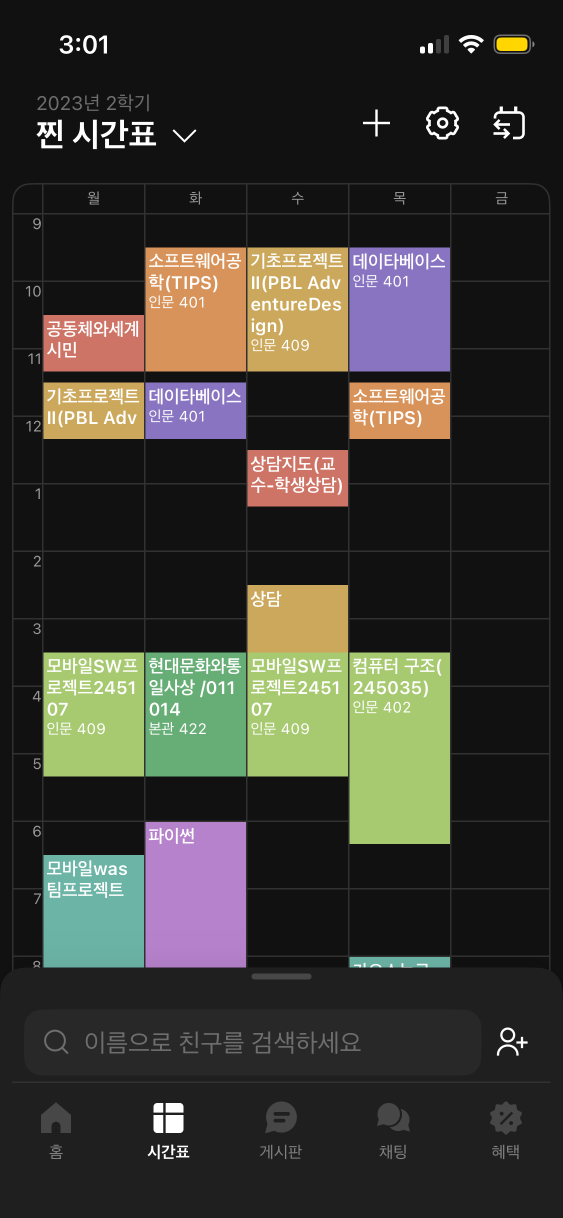
#> input picture data/everytime_samples/images/IMG_2777.PNG, 1125 x 2436 px (shown at 1/2 size); its folder holds only this picture in this run
$ python test_ocr_quick.py
#> lines starting #> are read from the running program, lines starting #| are printed output that depends on the picture
### src/services/ocr.py
"""Enhanced OCR service for Everytime schedule images.

Features:
- Korean language support
- Image preprocessing (brightness, contrast, rotation detection)
- Everytime-specific schedule parsing
- Training dataset integration
"""
import logging
import re
from io import BytesIO
from typing import List, Tuple, Optional, Dict, Any
from PIL import Image, ImageOps, ImageEnhance
import pytesseract

logger = logging.getLogger(__name__)


class OCRTimeoutError(Exception):
    """Raised when OCR parsing times out."""
    pass


class OCRFailedError(Exception):
    """Raised when OCR parsing fails."""
    pass


class EverytimeScheduleParser:
    """Parser specific to Everytime schedule images."""

    # Everytime-specific keywords (Korean + English)
    EVERYTIME_KEYWORDS = {
        # Korean
        '월': 'MONDAY',
        '화': 'TUESDAY',
        '수': 'WEDNESDAY',
        '목': 'THURSDAY',
        '금': 'FRIDAY',
        '토': 'SATURDAY',
        '일': 'SUNDAY',
        # English (full and abbreviated)
        'monday': 'MONDAY', 'mon': 'MONDAY',
        'tuesday': 'TUESDAY', 'tue': 'TUESDAY', 'tues': 'TUESDAY',
        'wednesday': 'WEDNESDAY', 'wed': 'WEDNESDAY',
        'thursday': 'THURSDAY', 'thu': 'THURSDAY', 'thurs': 'THURSDAY',
        'friday': 'FRIDAY', 'fri': 'FRIDAY',
        'saturday': 'SATURDAY', 'sat': 'SATURDAY',
        'sunday': 'SUNDAY', 'sun': 'SUNDAY',
    }

    # Time patterns
    TIME_PATTERN_KOR = r'(\d{1,2}):(\d{2})'  # HH:MM format
    TIME_RANGE_PATTERN = r'(\d{1,2}):(\d{2})\s*[-~]\s*(\d{1,2}):(\d{2})'  # HH:MM-HH:MM format

    # [100 lines left out: functions parse, _extract_times_from_line, not called in this run]


class OCRWrapper:
    """Enhanced OCR wrapper with preprocessing and Everytime support."""

    def __init__(self, library: str = "tesseract", timeout_seconds: int = 5):
        """Initialize enhanced OCR wrapper.

        Args:
            library: 'tesseract' (or 'paddleocr' in future)
            timeout_seconds: Timeout for OCR operation
        """
        self.library = library
        self.timeout_seconds = timeout_seconds
        self.schedule_parser = EverytimeScheduleParser()
        logger.info(f"Initialized enhanced OCR: {library} ({timeout_seconds}s timeout)")

    def parse_image(self, image_bytes: bytes) -> str:
        """Parse an image with preprocessing and extract text.

        Args:
            image_bytes: Image file content as bytes

        Returns:
            Extracted text from image

        Raises:
            OCRTimeoutError: If OCR exceeds timeout
            OCRFailedError: If OCR cannot parse the image
        """
        if not image_bytes:
            raise OCRFailedError("Empty image data")

        image_stream = BytesIO(image_bytes)

        try:
            # Load image from bytes
            image = Image.open(image_stream)
#> image is the input picture: PIL image 1125x2436 RGB; mean R, G, B 59.3, 58, 50.9

            # Validate image
            if image.size == (0, 0):
                logger.warning("Image has zero size")
                raise OCRFailedError("Invalid image dimensions")

            logger.debug(f"Parsing image: {image.size} {image.format}")

            # Preprocess image
            processed_image = self._preprocess_image(image)

            # Extract text with enhanced language support
            if self.library == "tesseract":
                text = self._parse_with_tesseract(processed_image)
            else:
                raise ValueError(f"Unsupported OCR library: {self.library}")

            logger.info(f"OCR successful: {len(text)} chars extracted")
            return text

        except Image.UnidentifiedImageError:
            logger.error("Invalid image format")
            raise OCRFailedError("Invalid image format - cannot identify")
        except (OCRTimeoutError, OCRFailedError):
            raise
        except Exception as e:
            logger.error(f"OCR parsing failed: {e}", exc_info=True)
            raise OCRFailedError(f"OCR parsing failed: {str(e)}")
        finally:
            image_stream.close()

    def _preprocess_image(self, image: Image.Image) -> Image.Image:
        """Preprocess image for better OCR accuracy.

        Applies:
        - RGB to grayscale conversion
        - Contrast enhancement (1.5x)
        - Brightness normalization
        - Sharpening (2.0x)
        - Auto-level normalization

        Args:
            image: PIL Image object

        Returns:
            Processed image
        """
        # Convert to grayscale for better OCR
        if image.mode != 'L':
            image = image.convert('L')
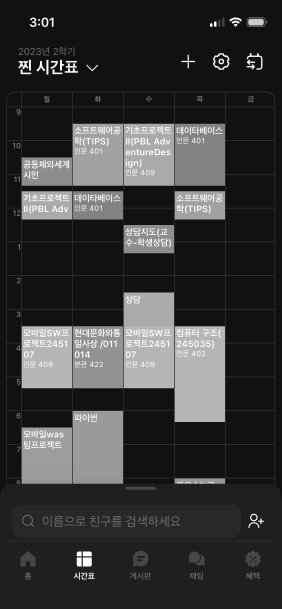
#> image: PIL image 1125x2436 L (shown at 1/4 size); min 16, max 255, mean 57.6

        # Enhance contrast
        enhancer = ImageEnhance.Contrast(image)
        image = enhancer.enhance(1.5)
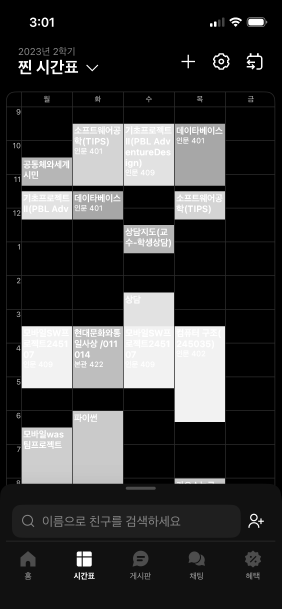
#> image: PIL image 1125x2436 L (shown at 1/4 size); min 0, max 255, mean 56.9

        # Enhance brightness
        enhancer = ImageEnhance.Brightness(image)
        image = enhancer.enhance(1.1)
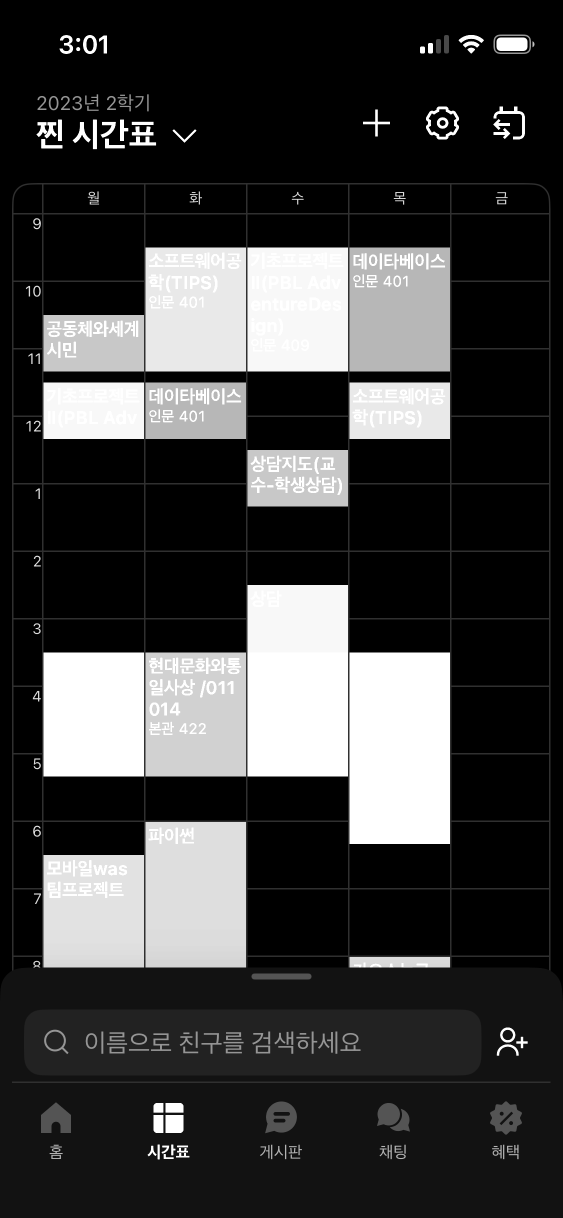
#> image: PIL image 1125x2436 L (shown at 1/2 size); min 0, max 255, mean 61.1

        # Sharpen
        enhancer = ImageEnhance.Sharpness(image)
        image = enhancer.enhance(2.0)

        # Auto-level (normalize) for better contrast
        image = ImageOps.autocontrast(image, cutoff=0)

        logger.debug("Image preprocessing completed")
        return image

    def _parse_with_tesseract(self, image: Image.Image) -> str:
        """Parse image with Tesseract OCR.

        Supports Korean language by using 'kor' language model.
        Falls back to English if Korean detection fails.

        Args:
            image: PIL Image object

        Returns:
            Extracted text

        Raises:
            OCRFailedError: If OCR fails
        """
        try:
            # Try Korean language support first
            # This requires Korean language data in Tesseract
            try:
                # Use --oem 1 (LSTM) which is better for Korean
                config = '--oem 1 -l kor+eng --psm 6'
                text = pytesseract.image_to_string(image, config=config)
                logger.debug("OCR with Korean language model (LSTM)")
            except Exception as e:
                # Fallback: Try with different PSM modes
                logger.warning(f"Korean LSTM failed: {e}, trying alternative configs...")
                try:
                    config = '-l kor+eng --psm 3'  # PSM 3: Fully automatic page segmentation with OCR
                    text = pytesseract.image_to_string(image, config=config)
                    logger.debug("OCR with alternative PSM 3 config")
                except:
                    # Final fallback to English only
                    logger.warning(f"Korean language model not available, using English only")
                    text = pytesseract.image_to_string(image, lang='eng')

            if not text or not text.strip():
                logger.warning("OCR produced empty result")

            return text

        except Exception as e:
            logger.error(f"Tesseract error: {e}")
            raise OCRFailedError(f"Tesseract error: {e}")

    def parse_schedule(self, image_bytes: bytes) -> Dict[str, Any]:
        """Parse image and extract schedule data.

        Args:
            image_bytes: Image file content as bytes

        Returns:
            Dictionary with:
            - raw_text: Raw OCR text
            - schedule: List of parsed schedule entries
            - confidence: Confidence score (0-1)

        Raises:
            OCRFailedError: If parsing fails
        """
        # Extract text
        raw_text = self.parse_image(image_bytes)

        # Parse schedule from text
        schedule = self.schedule_parser.parse(raw_text)

        # Calculate confidence based on number of entries found
        confidence = min(1.0, len(schedule) / 10.0) if schedule else 0.0

        logger.info(f"Extracted {len(schedule)} schedule entries with {confidence:.1%} confidence")

        return {
            'raw_text': raw_text,
            'schedule': schedule,
            'confidence': confidence,
            'parser': 'everytime'
        }

    # [79 lines left out: function parse_schedule_text, not called in this run]

    def extract_intervals(self, text: str) -> List[Tuple[int, int, int]]:
        """Extract time intervals (day, start, end) from text."""
        return self.parse_schedule_text(text)

    # [123 lines left out: functions _extract_days, _extract_times, extract_times, extract_days, not called in this run]


# Backward compatibility alias
class OCRService:
    """Alias for OCRWrapper for backward compatibility."""
    def __init__(self):
        self.wrapper = OCRWrapper()

    def parse_image(self, image_bytes: bytes) -> str:
        return self.wrapper.parse_image(image_bytes)

    def parse_schedule(self, image_bytes: bytes) -> Dict[str, Any]:
        return self.wrapper.parse_schedule(image_bytes)

### test_ocr_quick.py
#!/usr/bin/env python3
"""Quick OCR test on first image to guide annotation."""

import sys
from pathlib import Path
from PIL import Image

# Add project root to path
project_root = Path(__file__).parent
sys.path.insert(0, str(project_root))

from src.services.ocr import OCRWrapper

def main():
    images_dir = Path(project_root) / "data" / "everytime_samples" / "images"
    image_files = sorted(images_dir.glob("*.PNG"))

    if not image_files:
        print("❌ No images found!")
        return

    print(f"✅ Found {len(image_files)} images\n")
    print("="*70)
    print("Testing first 3 images for OCR")
    print("="*70 + "\n")

    ocr = OCRWrapper()

    for i, img_path in enumerate(image_files[:3]):
        print(f"\n📷 Image {i+1}: {img_path.name}")
        print("-" * 70)

        # Read image
        with open(img_path, 'rb') as f:
            img_bytes = f.read()

        try:
            # Parse schedule
            result = ocr.parse_schedule(img_bytes)

            print(f"✓ Raw OCR text ({len(result['raw_text'])} chars):")
            print(result['raw_text'][:300] + "..." if len(result['raw_text']) > 300 else result['raw_text'])

            print(f"\n✓ Extracted schedule ({len(result['schedule'])} entries):")
            for entry in result['schedule'][:5]:  # Show first 5
                print(f"  - {entry['day']}: {entry['start']} ~ {entry['end']}")

            print(f"\n✓ Confidence: {result['confidence']:.1%}")

        except Exception as e:
            print(f"❌ Error: {e}")

    print("\n" + "="*70)
    print("Summary Statistics")
    print("="*70)
    print(f"Total images: {len(image_files)}")
    print(f"\nNext: Create annotation files in data/everytime_samples/annotations/")
    print("Format: image_001.json, image_002.json, etc.")

if __name__ == "__main__":
    main()
#> (the call stopped at in _parse_with_tesseract, `text = pytesseract.image_to_string(image, config=config)`: pytesseract is not available in this run)

$ run again, on data/everytime_samples/images/IMG_2778.PNG
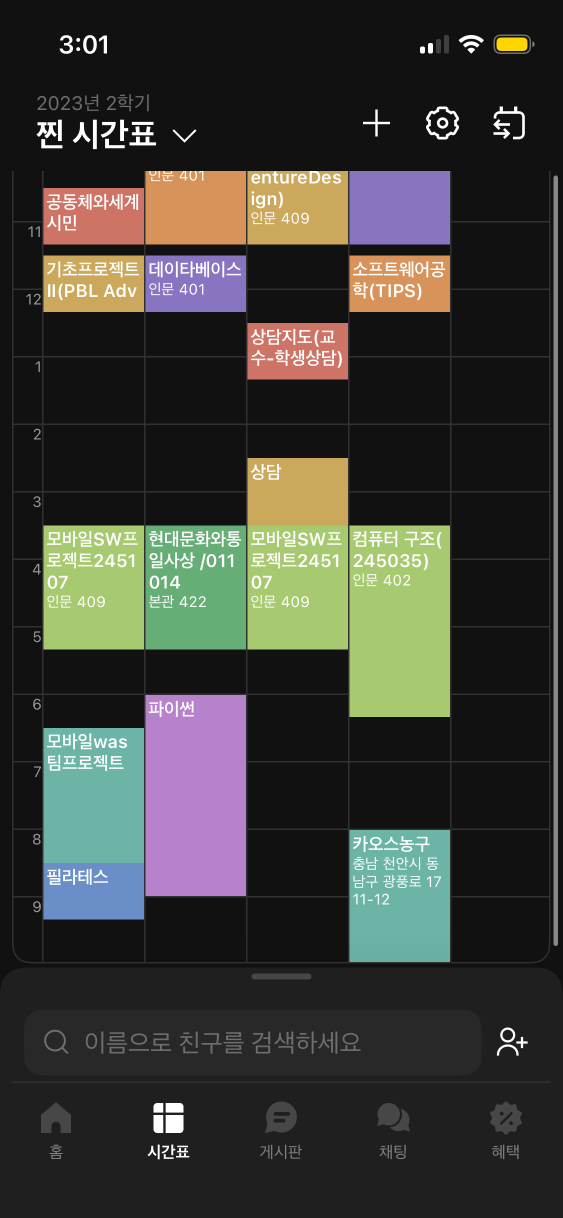
#> input picture data/everytime_samples/images/IMG_2778.PNG, 1125 x 2436 px (shown at 1/2 size)
#> in parse_image, image is the input picture: PIL image 1125x2436 RGB; mean R, G, B 60.1, 60.9, 54.9
#> in _preprocess_image, `image = image.convert('L')`:
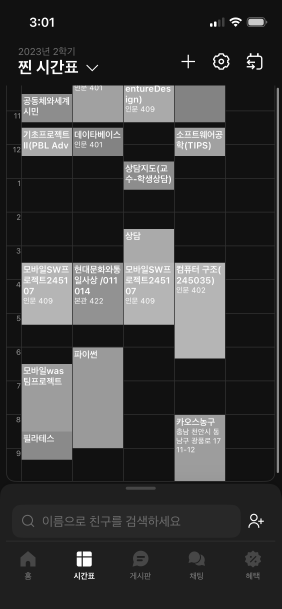
#> image: PIL image 1125x2436 L (shown at 1/4 size); min 16, max 255, mean 60
#> in _preprocess_image, `image = enhancer.enhance(1.1)`:
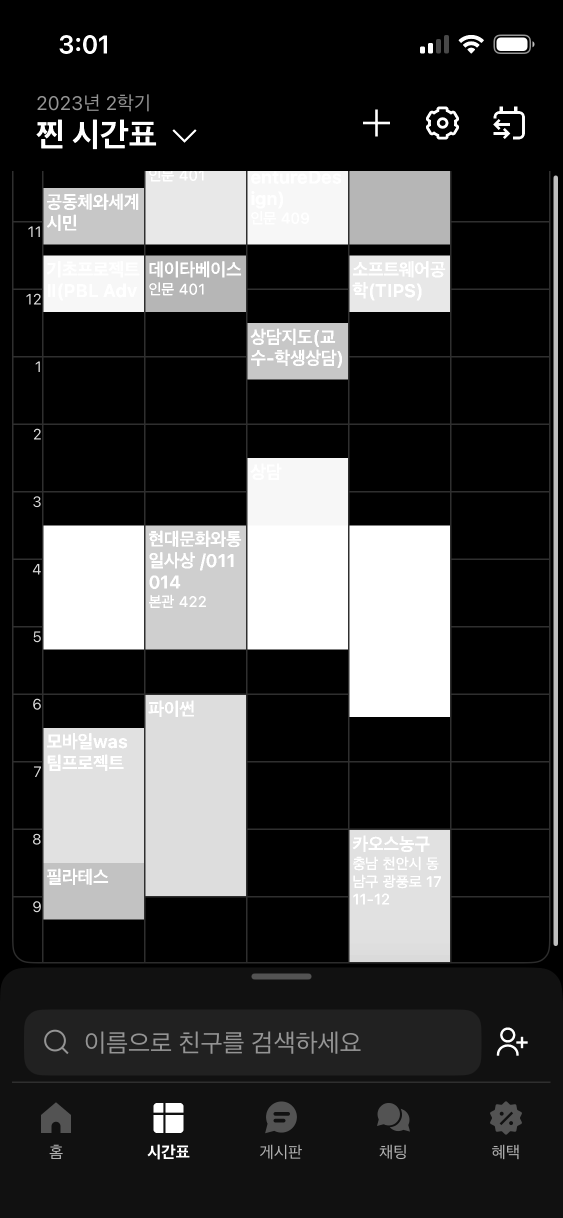
#> image: PIL image 1125x2436 L (shown at 1/2 size); min 0, max 255, mean 64.8

$ run again, on data/everytime_samples/images/IMG_2779.PNG
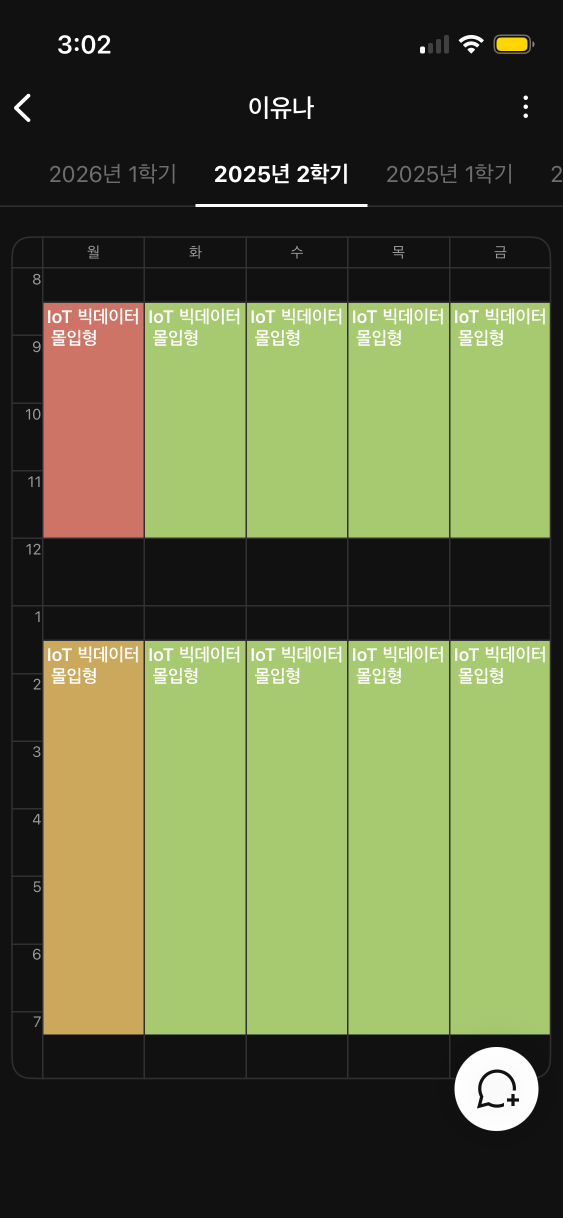
#> input picture data/everytime_samples/images/IMG_2779.PNG, 1125 x 2436 px (shown at 1/2 size)
#> in parse_image, image is the input picture: PIL image 1125x2436 RGB; mean R, G, B 93.9, 101.1, 64.3
#> in _preprocess_image, `image = enhancer.enhance(1.5)`:
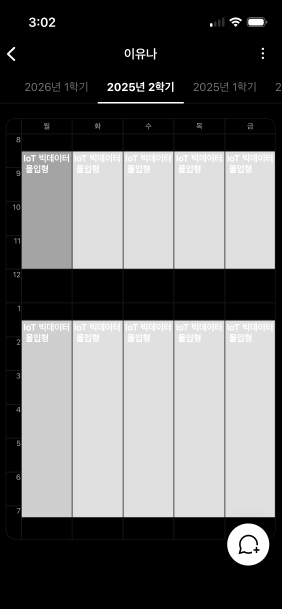
#> image: PIL image 1125x2436 L (shown at 1/4 size); min 0, max 255, mean 104.2
#> in _preprocess_image, `image = enhancer.enhance(1.1)`:
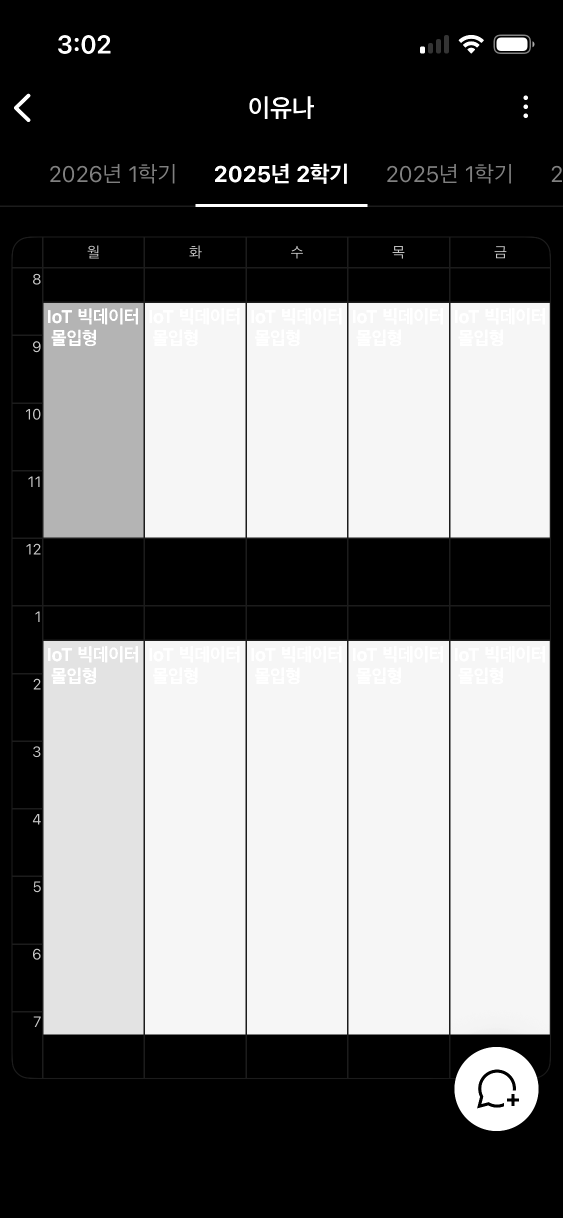
#> image: PIL image 1125x2436 L (shown at 1/2 size); min 0, max 255, mean 113.8
